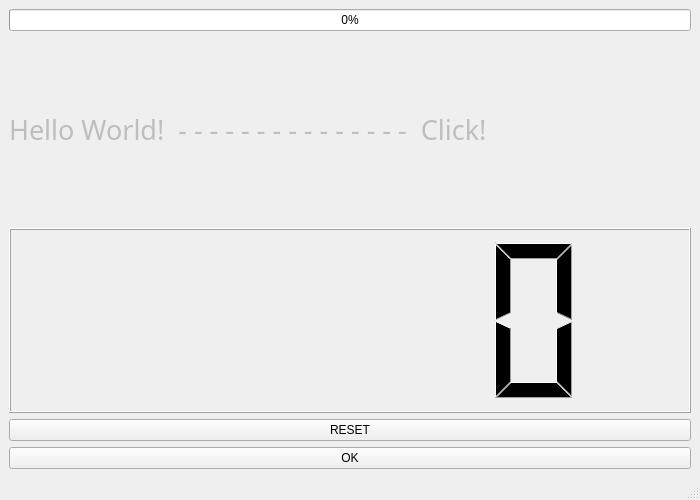
<?xml version="1.0" encoding="UTF-8"?>
<ui version="4.0">
 <class>MainWindow</class>
 <widget class="QMainWindow" name="MainWindow">
  <property name="geometry">
   <rect>
    <x>0</x>
    <y>0</y>
    <width>700</width>
    <height>500</height>
   </rect>
  </property>
  <property name="cursor">
   <cursorShape>ArrowCursor</cursorShape>
  </property>
  <property name="mouseTracking">
   <bool>false</bool>
  </property>
  <property name="windowTitle">
   <string>QtPractice</string>
  </property>
  <widget class="QWidget" name="centralwidget">
   <layout class="QGridLayout" name="gridLayout">
    <item row="3" column="0">
     <widget class="QLCDNumber" name="cnt__test"/>
    </item>
    <item row="1" column="0">
     <widget class="QLabel" name="lbl__test">
      <property name="enabled">
       <bool>false</bool>
      </property>
      <property name="font">
       <font>
        <family>D2Coding</family>
        <pointsize>20</pointsize>
       </font>
      </property>
      <property name="text">
       <string>Hello World!  - - - - - - - - - - - - - - -  Click!</string>
      </property>
     </widget>
    </item>
    <item row="5" column="0">
     <widget class="QPushButton" name="btn__cnt">
      <property name="text">
       <string>OK</string>
      </property>
      <property name="checkable">
       <bool>false</bool>
      </property>
      <property name="checked">
       <bool>false</bool>
      </property>
     </widget>
    </item>
    <item row="4" column="0">
     <widget class="QPushButton" name="btn__reset">
      <property name="text">
       <string>RESET</string>
      </property>
     </widget>
    </item>
    <item row="0" column="0">
     <widget class="QProgressBar" name="prg__test">
      <property name="value">
       <number>0</number>
      </property>
     </widget>
    </item>
   </layout>
  </widget>
  <widget class="QMenuBar" name="menubar">
   <property name="geometry">
    <rect>
     <x>0</x>
     <y>0</y>
     <width>700</width>
     <height>21</height>
    </rect>
   </property>
  </widget>
  <widget class="QStatusBar" name="statusbar"/>
 </widget>
 <resources/>
 <connections/>
</ui>
